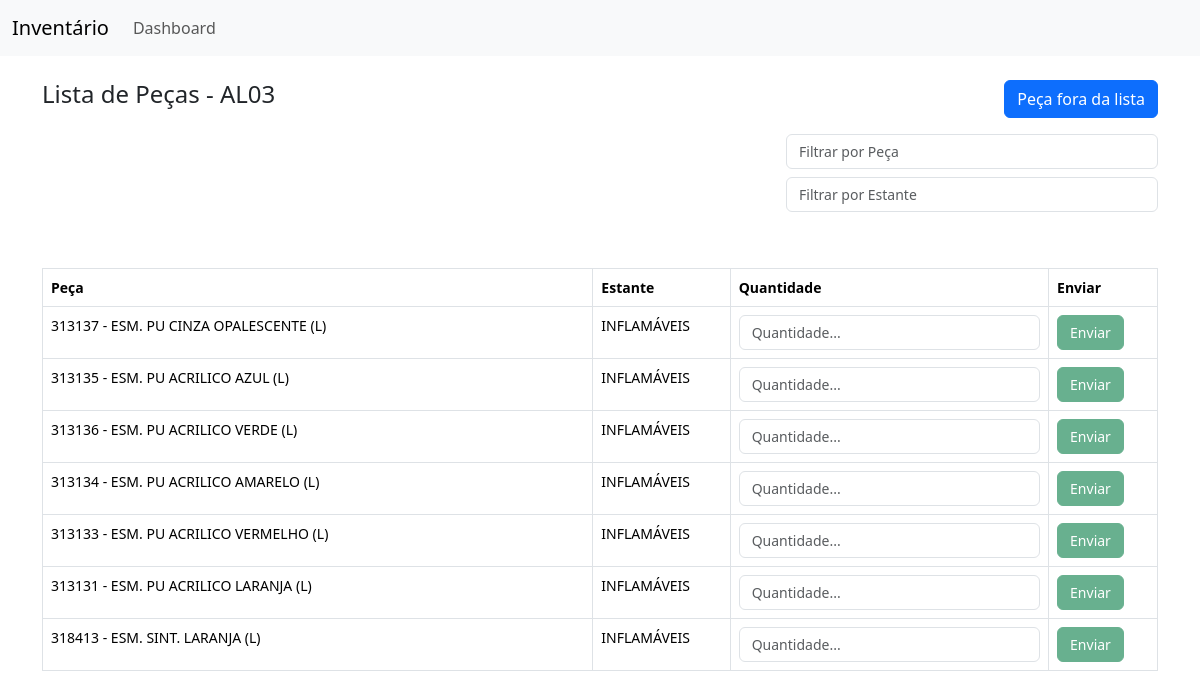
Screenshot of /inventario/AL03 with the database file from the repository.
### app/models.py (models this page shows, shortened)
class Local(db.Model):
    __tablename__ = 'locais'
    id = db.Column(db.Integer, primary_key=True)
    nome = db.Column(db.String(60), nullable=False)
    estante = db.Column(db.String(100), nullable=False)
    pecas = db.relationship('Peca', backref='local', lazy=True, cascade='all, delete-orphan')
    almoxarifado = db.Column(db.String(100), nullable=False)

class Peca(db.Model):
    __tablename__ = 'pecas'
    id = db.Column(db.Integer, primary_key=True)
    codigo = db.Column(db.String(120), nullable=False)
    descricao = db.Column(db.String(255), nullable=False)
    local_id = db.Column(db.Integer, db.ForeignKey('locais.id'), nullable=False)
    quantidade = db.relationship('Quantidade', backref='peca', lazy=True, cascade='all, delete-orphan')
    quantidade_sistema = db.Column(db.Float, nullable=True)
    peca_fora_lista = db.Column(db.Boolean, default=False)

### app/views.py (the view)
@app.route("/inventario/<local_nome>", methods=['GET'])
def local(local_nome):
    estantes = db.session.query(Local.estante).filter(Local.nome == local_nome).distinct().all()
    estantes = [estante[0] for estante in estantes] # estantes são várias tuplas, por isso se deve pegar na posição 0, ex: ('COR-D41',)
    pecas = Peca.query.join(Local).outerjoin(Quantidade).filter(
        Local.nome == local_nome, Quantidade.id == None, Peca.peca_fora_lista == False).all()
    return render_template("local/dados_inventario.html", pecas=pecas,estantes=estantes ,local=local_nome)

### app/templates/local/dados_inventario.html (shortened to what this page needs)
{% extends 'base.html' %}
{% block content %}
<main class="container mt-4">
    <div class="d-flex justify-content-between">
        <h4>Lista de Peças - {{local}}</h4>
        <button class="btn btn-primary" id="openModalButton" data-bs-toggle="modal" data-bs-target="#modalPecaForaDaLista">Peça fora da lista</button>
    </div>
    <div class="d-flex mt-3 mb-4 gap-3 justify-content-end">
        <div class="col-12 col-sm-12 col-md-4 col-lg-4 col-xl-4 text-center">
            <input type="text" id="filtroPeca" class="form-control mb-2" placeholder="Filtrar por Peça" style="font-size: 14px;">
            <input type="text" id="filtroEstante" class="form-control mb-2" placeholder="Filtrar por Estante" style="font-size: 14px;">
        </div>
    </div>
    <div style="max-height: 427px; overflow-y: auto;">
        <table class="table table-bordered mt-4" style="font-size: 14px;">
            <thead style="position: sticky; top: -1px; background-color: #fff; z-index: 1;">
                <tr>
                    <th>Peça</th>
                    <th>Estante</th>
                    <th>Quantidade</th>
                    <th>Enviar</th>
                </tr>
            </thead>
            <tbody id="tabelaPecas">
                {% if pecas %}
                    {% for peca in pecas %}
                        <tr>
                            {% if peca.descricao != '' %}
                            <td data-bs-toggle="tooltip" title="{{ peca.codigo }} - {{ peca.descricao }}">
                                <span class="codigoDescricaoPeca">{{ peca.codigo }}</span> - {{ peca.descricao }}
                            </td>
                            {% else %}
                            <td data-bs-toggle="tooltip" title="{{ peca.codigo }}"><span class="codigoDescricaoPeca">{{ peca.codigo }}</span></td>
                            {% endif %}
                            <td class="estantePeca">{{ peca.local.estante }}</td>
                            <td class="rowQuantidade"><input class="form-control quantidadePeca" type="number" placeholder="Quantidade..." style="font-size: 14px;"></td>
                            <td class="rowButton"><button class="btn btn-success openConfirmation"  style="font-size: 14px;" data-bs-toggle="modal" data-bs-target="#modalConfirmarQuantidade" disabled>Enviar</button></td>
                        </tr>
                    {% endfor %}
                {% else %}
                    <tr>
                        <td colspan="5" class="text-center" style="font-size: 20px;">Todas as peças foram preenchidas nesse local <i class="fa fa-check" style="font-size: 20px; color: #a5dc86;"></i></td>
                    </tr>
                {% endif %}
            </tbody>
        </table>
    </div>
</main>
{% endblock %}

### rows the page displays
Local: nome "AL03"
Peca: codigo "313137", descricao "ESM. PU CINZA OPALESCENTE (L)", local.estante "INFLAMÁVEIS"
Peca: codigo "313135", descricao "ESM. PU ACRILICO AZUL (L)", local.estante "INFLAMÁVEIS"
Peca: codigo "313136", descricao "ESM. PU ACRILICO VERDE (L)", local.estante "INFLAMÁVEIS"
Peca: codigo "313134", descricao "ESM. PU ACRILICO AMARELO (L)", local.estante "INFLAMÁVEIS"
Peca: codigo "313133", descricao "ESM. PU ACRILICO VERMELHO (L)", local.estante "INFLAMÁVEIS"
Peca: codigo "313131", descricao "ESM. PU ACRILICO LARANJA (L)", local.estante "INFLAMÁVEIS"
Peca: codigo "318413", descricao "ESM. SINT. LARANJA (L)", local.estante "INFLAMÁVEIS"
